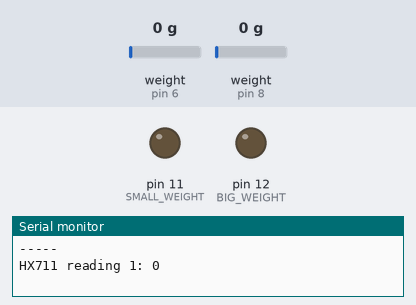
This sketch was run on a simulated Arduino Uno, built with avr-gcc and run on an emulated ATmega328P. Shown: output pins drawn as LEDs (lit = HIGH), the last lines printed to the serial monitor. The inputs (shaded band) are chosen by the test bench; at power-on: weight on the scale (sensors on pin 6, pin 8) 0 g.

Above: at 3.2 s.
3.3 s: weight on the scale (sensor on pin 6) set to 86 g
7.5 s: weight on the scale (sensor on pin 6) set to 101 g
At 9.3 s:
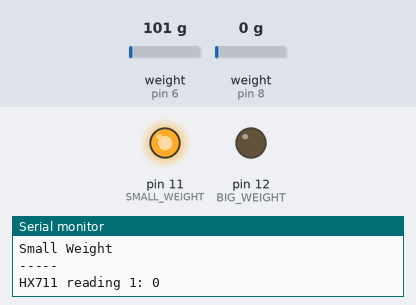
10.0 s: weight on the scale (sensor on pin 8) set to 227 g
13.2 s: weight on the scale (sensor on pin 8) set to 263 g
At 16.8 s:
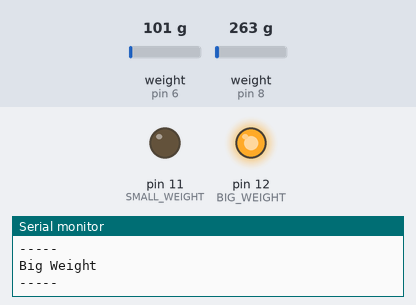
17.5 s: weight on the scale (sensor on pin 8) set to 100 g
At 21.1 s:
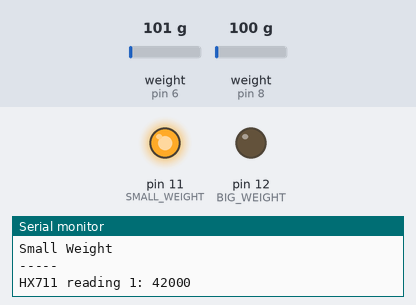
21.5 s: weight on the scale (sensor on pin 8) set to 1250 g
At 24.3 s:
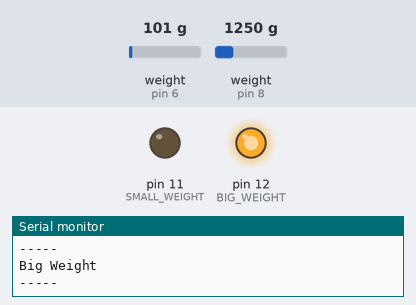
Timing chart, 0 to 25.8 s (numbered marks = the images above; inputs shaded):
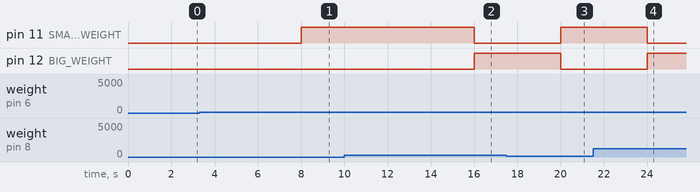

The sketch:

weight_reader_nano.ino
```cpp
#include "HX711.h"

// HX711 circuit wiring
const int LOADCELL_1_DOUT_PIN = 8;
const int LOADCELL_1_SCK_PIN = 7;

// HX711 circuit wiring
const int LOADCELL_2_DOUT_PIN = 6;
const int LOADCELL_2_SCK_PIN = 5;

const int BIG_WEIGHT = 12;
const int SMALL_WEIGHT = 11;

#define SMALL_WEIGHT_THRESHOLD 40000
#define BIG_WEIGHT_THRESHOLD 100000

HX711 scale1;
HX711 scale2;

void setup() {
  pinMode(BIG_WEIGHT, OUTPUT);
  pinMode(SMALL_WEIGHT, OUTPUT);
  Serial.begin(57600);
  scale1.begin(LOADCELL_1_DOUT_PIN, LOADCELL_1_SCK_PIN, 32);
  scale2.begin(LOADCELL_2_DOUT_PIN, LOADCELL_2_SCK_PIN, 32);
  scale1.tare();
  scale2.tare();
}

void loop() {

  if (scale1.is_ready()) {
    Serial.println("-----");
    long reading1 = scale1.get_value(10);
    Serial.print("HX711 reading 1: ");
    Serial.println(reading1);

    long reading2 = -scale2.get_value(10);
    Serial.print("HX711 reading 2: ");
    Serial.println(reading2);
    Serial.println("-----");

    if(abs(reading1) > BIG_WEIGHT_THRESHOLD || abs(reading2) > BIG_WEIGHT_THRESHOLD) {
      Serial.println("Big Weight");
      digitalWrite(BIG_WEIGHT, HIGH);
      digitalWrite(SMALL_WEIGHT, LOW);
    } else if (abs(reading1) > SMALL_WEIGHT_THRESHOLD || abs(reading2) > SMALL_WEIGHT_THRESHOLD) {
      Serial.println("Small Weight");
      digitalWrite(BIG_WEIGHT, LOW);
      digitalWrite(SMALL_WEIGHT, HIGH);
    } else {
      Serial.println("No Weight");
      digitalWrite(BIG_WEIGHT, LOW);
      digitalWrite(SMALL_WEIGHT, LOW);
    }

  } else {
    Serial.println("HX711 not found.");
  }

}
```

Measured:
- the behaviour switches between 95 and 96 g on weight on the scale (sensor on pin 6) (found by bisection; images 0 and 1)
- the behaviour switches between 238 and 239 g on weight on the scale (sensor on pin 8) (found by bisection; images 1 and 2)
- after the input at 7.5 s, pin 11 (SMALL_WEIGHT): LOW → HIGH after 0.50 s
- after the input at 13.2 s, pin 11 (SMALL_WEIGHT): HIGH → LOW after 2.8 s; pin 12 (BIG_WEIGHT): LOW → HIGH after 2.8 s
- after the input at 17.5 s, pin 11 (SMALL_WEIGHT): LOW → HIGH after 2.5 s; pin 12 (BIG_WEIGHT): HIGH → LOW after 2.5 s
- after the input at 21.5 s, pin 11 (SMALL_WEIGHT): HIGH → LOW after 2.5 s; pin 12 (BIG_WEIGHT): LOW → HIGH after 2.5 s
